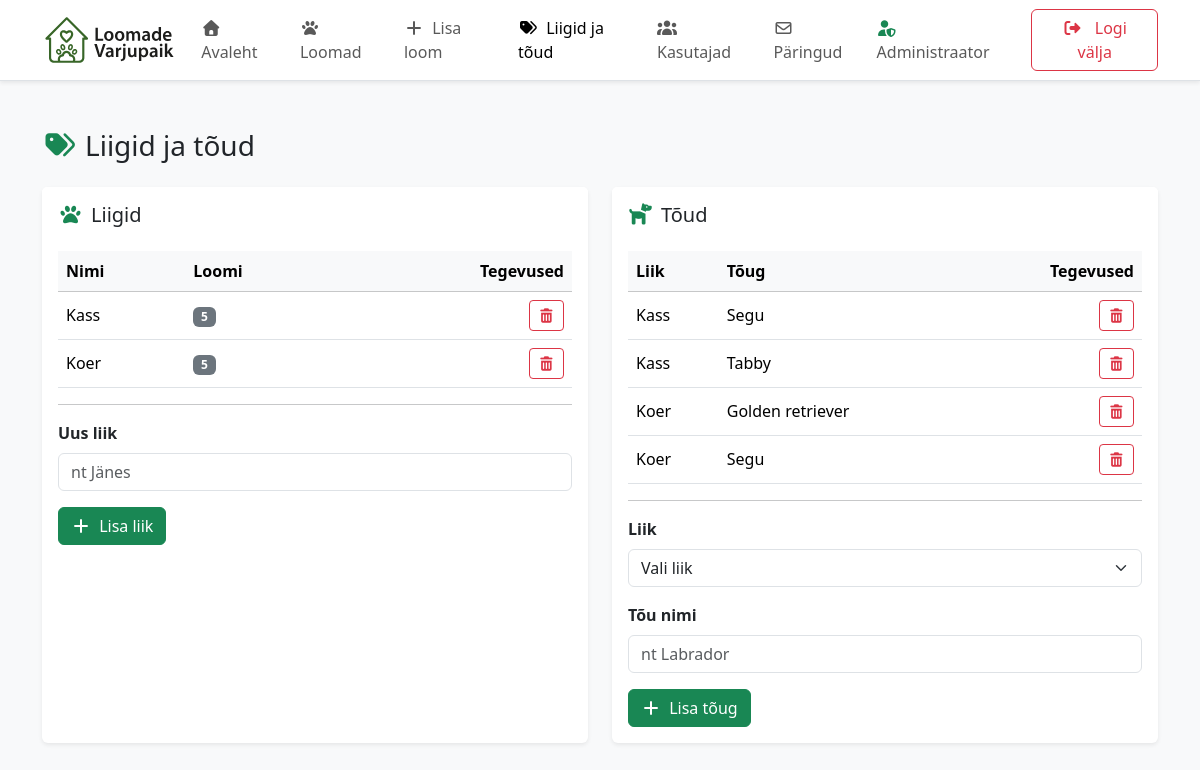
The app's page /veebirakendus/admin/species.php (signed in) with its own data.
### tables this page shows
CREATE TABLE species (
    id INT UNSIGNED AUTO_INCREMENT PRIMARY KEY,
    name VARCHAR(50) NOT NULL UNIQUE
);

CREATE TABLE breeds (
    id INT UNSIGNED AUTO_INCREMENT PRIMARY KEY,
    species_id INT UNSIGNED NOT NULL,
    name VARCHAR(80) NOT NULL,
    UNIQUE KEY uq_breed (species_id, name),
    CONSTRAINT fk_breed_species FOREIGN KEY (species_id) REFERENCES species (id) ON DELETE CASCADE
);

### veebirakendus/includes/functions.php (called while the page is built, shortened)
<?php
$config = require __DIR__ . '/config.php';
function db(): PDO
{
    static $pdo = null;
    if ($pdo === null) {
        global $config;
        $db = $config['db'];
        $dsn = sprintf('mysql:host=%s;dbname=%s;charset=utf8mb4', $db['host'], $db['name']);
        $pdo = new PDO($dsn, $db['user'], $db['pass'], [
            PDO::ATTR_ERRMODE => PDO::ERRMODE_EXCEPTION,
            PDO::ATTR_DEFAULT_FETCH_MODE => PDO::FETCH_ASSOC,
            PDO::ATTR_EMULATE_PREPARES => false,
        ]);
    }
    return $pdo;
}
function e(mixed $value): string
{
    return htmlspecialchars((string) $value, ENT_QUOTES | ENT_SUBSTITUTE, 'UTF-8');
}
function species_list(): array
{
    return db()->query('SELECT id, name FROM species ORDER BY name')->fetchAll();
}
function breeds_list(): array
{
    return db()->query('SELECT b.id, b.name, b.species_id, s.name AS species_name
        FROM breeds b JOIN species s ON s.id = b.species_id
        ORDER BY s.name, b.name')->fetchAll();
}

### veebirakendus/admin/species.php (the view, shortened to what this page needs)
<?php
require_once __DIR__ . '/../includes/functions.php';
$speciesErrors = [];
$speciesOld = ['name' => ''];
$breedErrors = [];
$breedOld = ['species_id' => '', 'name' => ''];
require __DIR__ . '/../includes/admin_header.php';
$speciesRows = db()->query('SELECT s.id, s.name, COUNT(a.id) AS animal_count
    FROM species s LEFT JOIN animals a ON a.species_id = s.id
    GROUP BY s.id, s.name ORDER BY s.name')->fetchAll();
$breeds = breeds_list();
$speciesOptions = species_list();
?>
<h1 class="h3 mb-4"><i class="fa-solid fa-tags text-success me-2"></i>Liigid ja tõud</h1>
<div class="row g-4">
    <div class="col-lg-6">
        <div class="card shadow-sm border-0 h-100">
            <div class="card-header bg-white border-bottom-0 pt-3">
                <h2 class="h5 mb-0"><i class="fa-solid fa-paw text-success me-2"></i>Liigid</h2>
            </div>
            <div class="card-body">
                <div class="table-responsive">
                    <table class="table align-middle table-hover mb-0">
                        <thead class="table-light">
                            <tr>
                                <th scope="col">Nimi</th>
                                <th scope="col">Loomi</th>
                                <th scope="col" class="text-end">Tegevused</th>
                            </tr>
                        </thead>
                        <tbody>
                            <?php foreach ($speciesRows as $row): ?>
                                <tr>
                                    <td><?= e($row['name']) ?></td>
                                    <td><span class="badge bg-secondary"><?= (int) $row['animal_count'] ?></span></td>
                                    <td class="text-end">
                                        <form method="post" action="species.php" class="d-inline"
                                            onsubmit="return confirm('Kustutada liik? Selle tõud kustutatakse ka.')">
                                            <button type="submit" class="btn btn-sm btn-outline-danger" title="Kustuta liik" aria-label="Kustuta liik <?= e($row['name']) ?>">
                                                <i class="fa-solid fa-trash-can"></i>
                                            </button>
                                        </form>
                                    </td>
                                </tr>
                            <?php endforeach; ?>
                        </tbody>
                    </table>
                </div>
                <hr>
                <form method="post" action="species.php" novalidate>
                    <label for="species_name" class="form-label fw-semibold">Uus liik</label>
                    <input type="text" id="species_name" name="name" maxlength="50" required
                        class="form-control<?= isset($speciesErrors['name']) ? ' is-invalid' : '' ?>"
                        value="<?= e($speciesOld['name']) ?>" placeholder="nt Jänes">
                    <button type="submit" class="btn btn-success mt-3"><i class="fa-solid fa-plus me-1"></i> Lisa liik</button>
                </form>
            </div>
        </div>
    </div>
    <div class="col-lg-6">
        <div class="card shadow-sm border-0 h-100">
            <div class="card-header bg-white border-bottom-0 pt-3">
                <h2 class="h5 mb-0"><i class="fa-solid fa-dog text-success me-2"></i>Tõud</h2>
            </div>
            <div class="card-body">
                <div class="table-responsive">
                    <table class="table align-middle table-hover mb-0">
                        <thead class="table-light">
                            <tr>
                                <th scope="col">Liik</th>
                                <th scope="col">Tõug</th>
                                <th scope="col" class="text-end">Tegevused</th>
                            </tr>
                        </thead>
                        <tbody>
                            <?php foreach ($breeds as $breed): ?>
                                <tr>
                                    <td><?= e($breed['species_name']) ?></td>
                                    <td><?= e($breed['name']) ?></td>
                                    <td class="text-end">
                                        <form method="post" action="species.php" class="d-inline"
                                            onsubmit="return confirm('Kustutada tõug? Selle tõuga loomadel jääb tõug määramata.')">
                                            <button type="submit" class="btn btn-sm btn-outline-danger" title="Kustuta tõug" aria-label="Kustuta tõug <?= e($breed['name']) ?>">
                                                <i class="fa-solid fa-trash-can"></i>
                                            </button>
                                        </form>
                                    </td>
                                </tr>
                            <?php endforeach; ?>
                        </tbody>
                    </table>
                </div>
                <hr>
                <form method="post" action="species.php" novalidate>
                    <div class="mb-3">
                        <label for="breed_species" class="form-label fw-semibold">Liik</label>
                        <select id="breed_species" name="species_id" required
                            class="form-select<?= isset($breedErrors['species_id']) ? ' is-invalid' : '' ?>">
                            <option value="">Vali liik</option>
                        </select>
                    </div>
                    <div class="mb-3">
                        <label for="breed_name" class="form-label fw-semibold">Tõu nimi</label>
                        <input type="text" id="breed_name" name="name" maxlength="80" required
                            class="form-control<?= isset($breedErrors['name']) ? ' is-invalid' : '' ?>"
                            value="<?= e($breedOld['name']) ?>" placeholder="nt Labrador">
                    </div>
                    <button type="submit" class="btn btn-success" <?= $speciesOptions === [] ? 'disabled' : '' ?>>
                        <i class="fa-solid fa-plus me-1"></i> Lisa tõug
                    </button>
                </form>
            </div>
        </div>
    </div>
</div>
<?php require __DIR__ . '/../includes/admin_footer.php'; ?>

### records on screen
species: name "Kass", animal_count "5"
species: name "Koer", animal_count "5"
breeds: species.name "Kass", name "Segu"
breeds: species.name "Kass", name "Tabby"
breeds: species.name "Koer", name "Golden retriever"
breeds: species.name "Koer", name "Segu"

### other values on screen
$user['name'] "Administraator"
